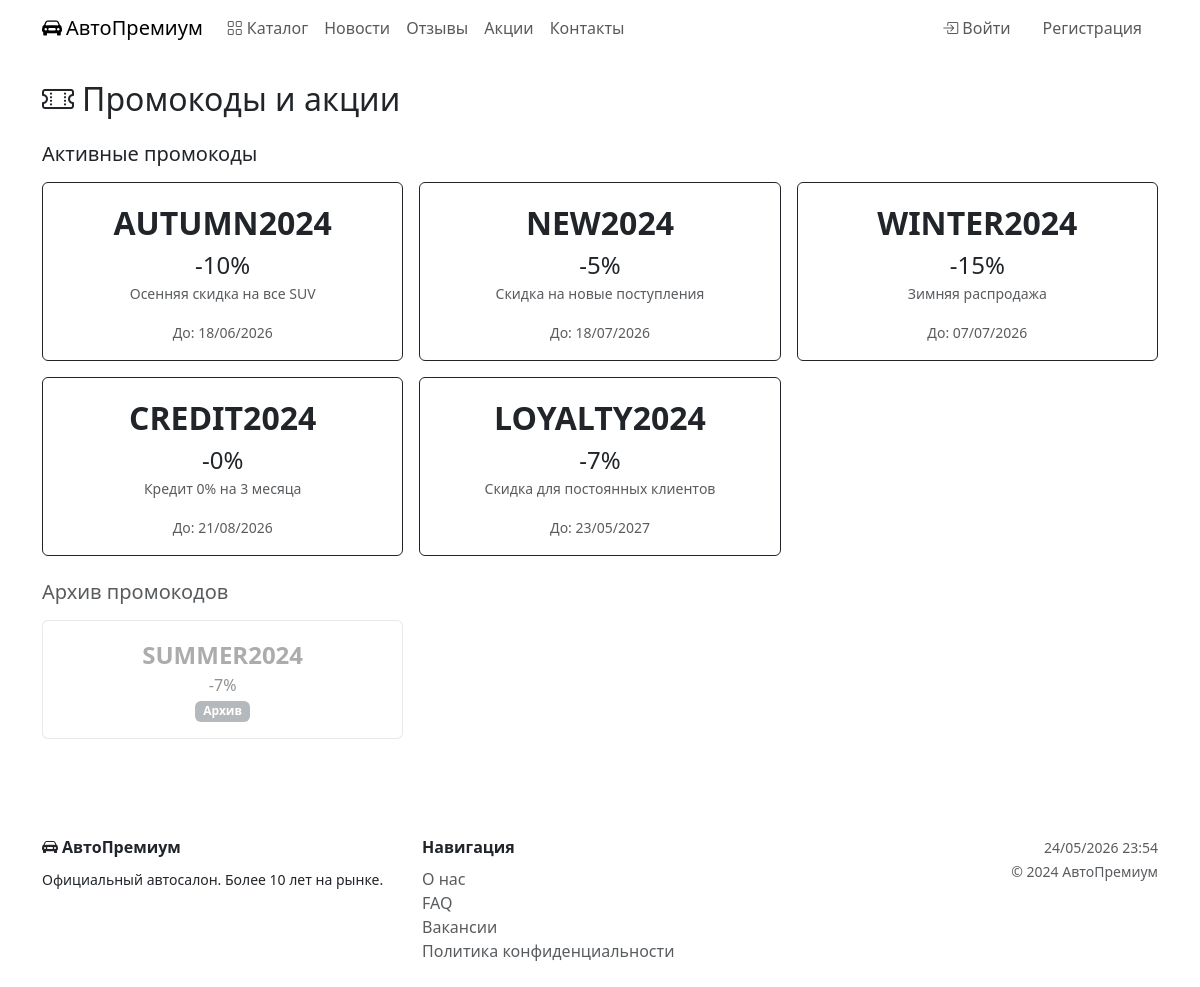
The page /promos/ on the database as committed earlier.
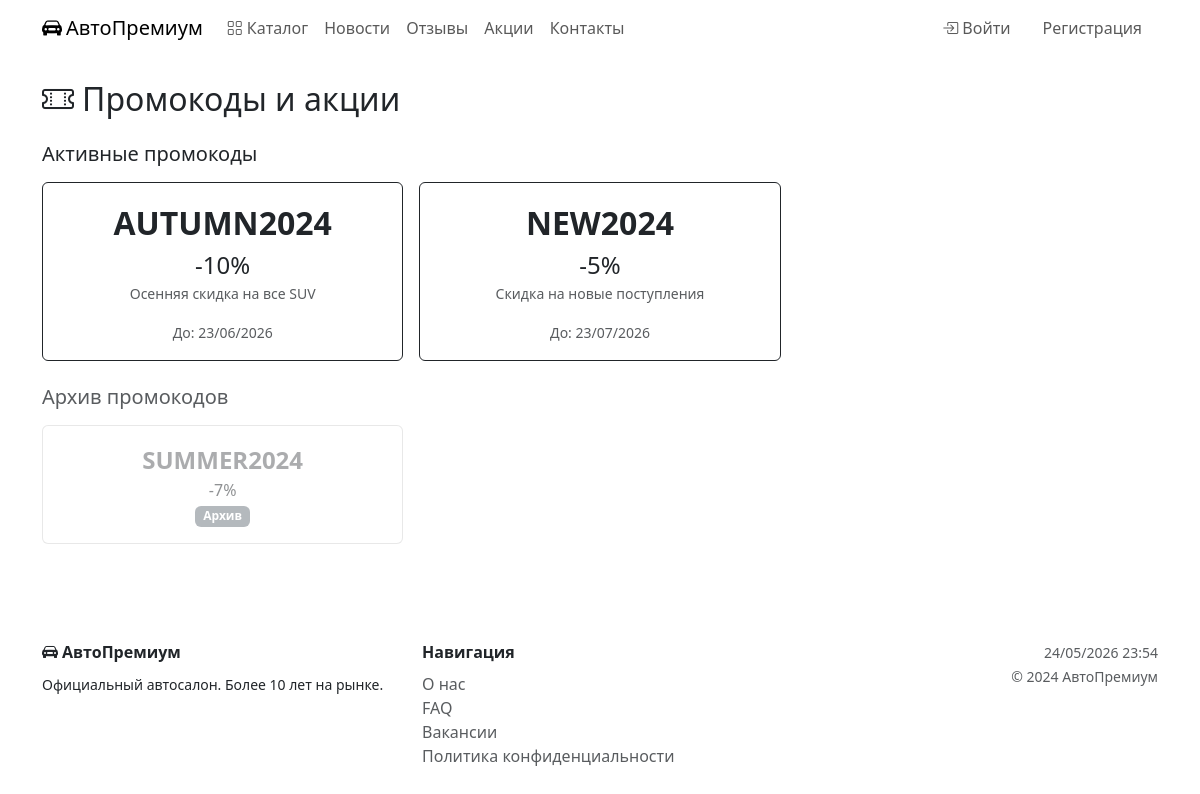
The same page on the database as committed later.
### catalog/models.py (models this page shows, shortened)
class Promo(models.Model):
    STATUS_CHOICES = [('active', 'Активен'), ('archived', 'Архив')]
    code = models.CharField('Код', max_length=50, unique=True)
    discount_percent = models.PositiveSmallIntegerField('Скидка (%)')
    description = models.CharField('Описание', max_length=255, blank=True)
    valid_until = models.DateField('Действует до', null=True, blank=True)
    status = models.CharField('Статус', max_length=10, choices=STATUS_CHOICES, default='active')
    class Meta:
        verbose_name = 'Промокод'
        verbose_name_plural = 'Промокоды'

### catalog/views.py (the view)
# urls.py: path('promos/', views.promos, name='promos'),
def promos(request):
    return render(request, 'catalog/promos.html', {
        'active':   Promo.objects.filter(status='active'),
        'archived': Promo.objects.filter(status='archived'),
    })

### templates/catalog/promos.html
{% extends 'base.html' %}{% block title %}Акции и промокоды — АвтоПремиум{% endblock %}{% block content %}
<h2 class="text-gold mb-4"><i class="bi bi-ticket-perforated me-2"></i>Промокоды и акции</h2>
<h5 class="text-gold mb-3">Активные промокоды</h5>
<div class="row g-3 mb-4">
{% for promo in active %}
<div class="col-md-4">
  <div class="card border" style="border-color:var(--primary) !important;">
    <div class="card-body text-center">
      <div class="fs-2 fw-bold text-gold">{{ promo.code }}</div>
      <div class="fs-4">-{{ promo.discount_percent }}%</div>
      <p class="text-muted small">{{ promo.description }}</p>
      {% if promo.valid_until %}<small class="text-muted">До: {{ promo.valid_until|date:"d/m/Y" }}</small>{% endif %}
    </div>
  </div>
</div>
{% empty %}<div class="col-12 text-muted">Активных промокодов нет.</div>{% endfor %}
</div>
<h5 class="text-muted mb-3">Архив промокодов</h5>
<div class="row g-3">
{% for promo in archived %}
<div class="col-md-4">
  <div class="card opacity-50">
    <div class="card-body text-center">
      <div class="fs-4 fw-bold text-muted">{{ promo.code }}</div>
      <div>-{{ promo.discount_percent }}%</div>
      <span class="badge bg-secondary">Архив</span>
    </div>
  </div>
</div>
{% empty %}<div class="col-12 text-muted">Архив пуст.</div>{% endfor %}
</div>{% endblock %}

Rows that differ between the two databases and show on the page:
removed Promo: code "WINTER2024", discount_percent "15", description "Зимняя распродажа", valid_until "07/07/2026", shown under "Активные промокоды"
removed Promo: code "CREDIT2024", discount_percent "0", description "Кредит 0% на 3 месяца", valid_until "21/08/2026", shown under "Активные промокоды"
removed Promo: code "LOYALTY2024", discount_percent "7", description "Скидка для постоянных клиентов", valid_until "23/05/2027", shown under "Активные промокоды"
changed Promo "AUTUMN2024": valid_until "18/06/2026" → "23/06/2026"
changed Promo "NEW2024": valid_until "18/07/2026" → "23/07/2026"
